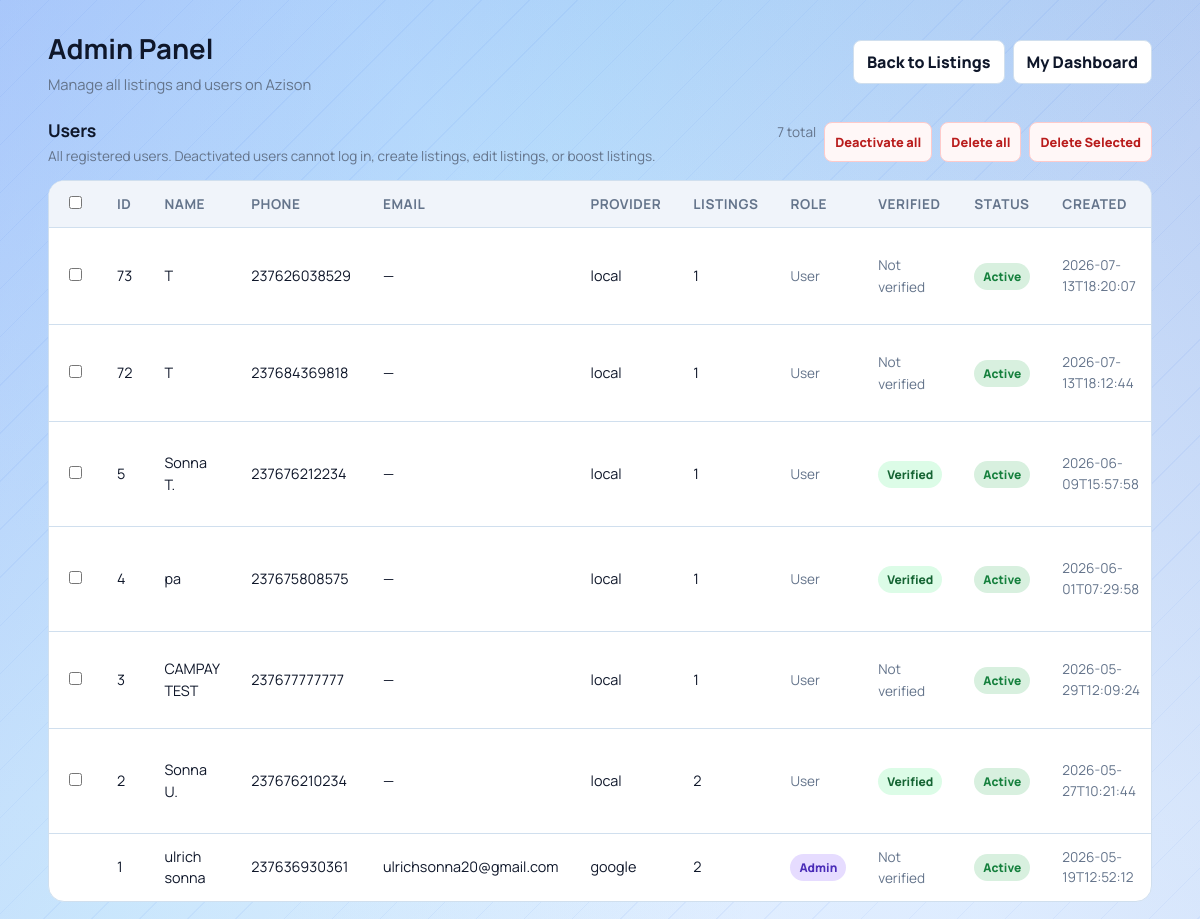
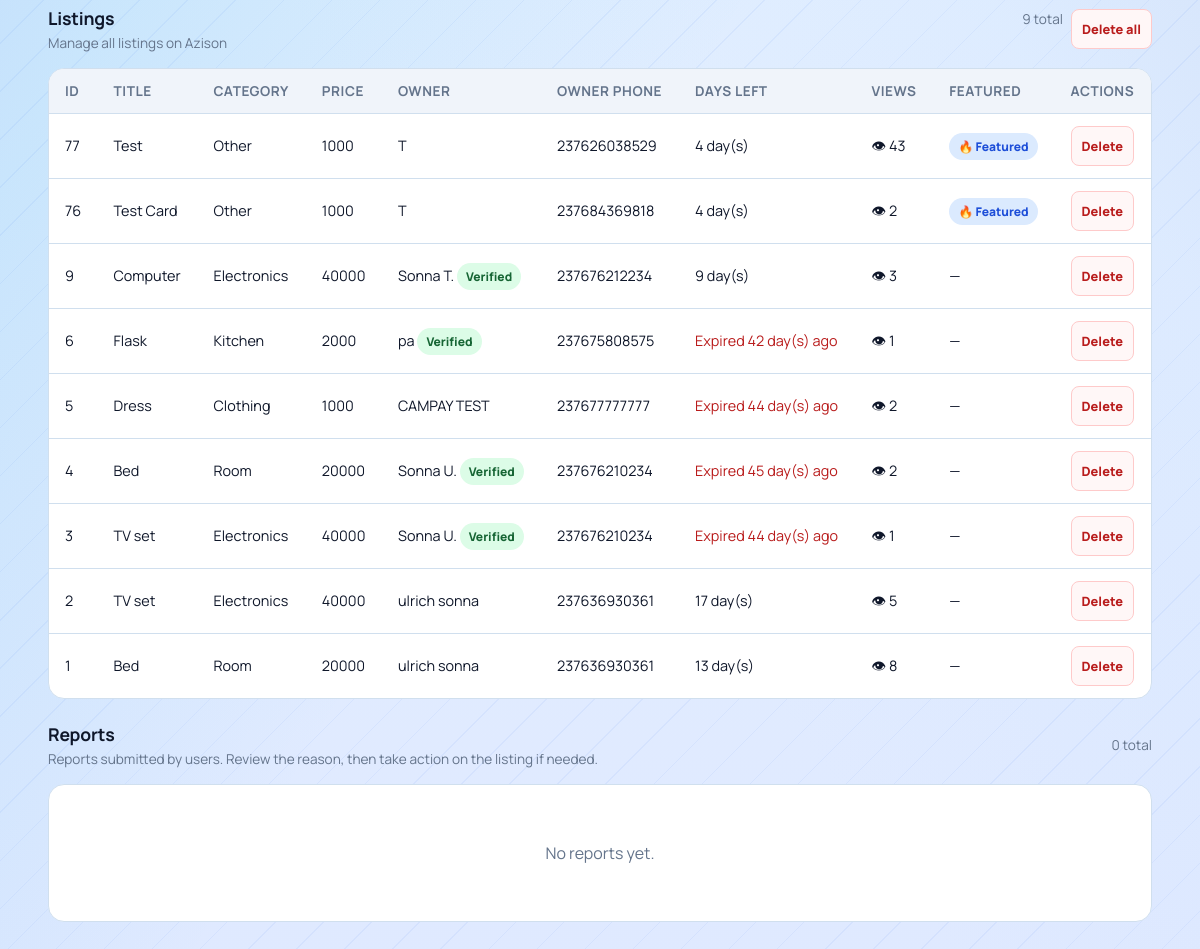
The page /admin (signed in) on the database its author committed (2 pictures, top to bottom).
### tables this page shows
CREATE TABLE users(
            id INTEGER PRIMARY KEY AUTOINCREMENT,
            full_name TEXT NOT NULL,
            phone TEXT NOT NULL UNIQUE,
            password_hash TEXT NOT NULL,
            email TEXT,
            google_sub TEXT,
            auth_provider TEXT NOT NULL DEFAULT 'local',
            created_at TEXT NOT NULL
        , is_admin INTEGER DEFAULT 0, is_active INTEGER DEFAULT 1, is_verified INTEGER DEFAULT 0);

CREATE TABLE listings(
            id INTEGER PRIMARY KEY AUTOINCREMENT,
            title TEXT,
            price TEXT,
            category TEXT,
            phone TEXT,
            owner_phone TEXT,
            leave_date TEXT,
            description TEXT,
            image TEXT,
            is_featured INTEGER DEFAULT 0
        , view_count INTEGER DEFAULT 0);

### app.py (the view, shortened to what this page needs)
@app.route("/admin")
@admin_required
def admin_panel():
    conn = get_db()
    cursor = conn.cursor()
    ensure_user_verified_column(cursor)
    conn.commit()
    cursor.execute(
        """
        SELECT l.*, u.full_name as owner_name, u.is_verified as owner_is_verified
        FROM listings l
        LEFT JOIN users u ON u.phone = l.owner_phone
        ORDER BY l.id DESC
        """
    )
    rows = cursor.fetchall()
    cursor.execute(
        """
        SELECT u.id, u.full_name, u.phone, u.email, u.auth_provider, u.is_admin, u.is_active, u.is_verified, u.created_at,
               (SELECT COUNT(*) FROM listings l WHERE l.owner_phone = u.phone) AS listing_count
        FROM users u
        ORDER BY u.is_active ASC, u.id DESC
        """
    )
    user_rows = cursor.fetchall()
    cursor.execute(
        """
        SELECT r.id, r.listing_id, r.reporter_user_id, r.reason, r.comment, r.created_at,
               l.title AS listing_title, l.category AS listing_category,
               u.full_name AS reporter_name, u.phone AS reporter_phone, u.email AS reporter_email
        FROM reports r
        LEFT JOIN listings l ON l.id = r.listing_id
        LEFT JOIN users u ON u.id = r.reporter_user_id
        ORDER BY r.id DESC
        """
    )
    report_rows = cursor.fetchall()
    conn.close()
    today = current_date()
    listings = []
    for row in rows:
        leave_date = datetime.strptime(row["leave_date"], "%Y-%m-%d").date()
        days_left = (leave_date - today).days
        is_expired = days_left < 0
        is_soon = 0 <= days_left <= 3
        listings.append(
            {
                "id": row["id"],
                "title": row["title"],
                "price": row["price"],
                "category": row["category"],
                "phone": row["phone"],
                "owner_phone": row["owner_phone"] or "",
                "owner_name": row["owner_name"] or "Unknown",
                "owner_is_verified": bool(row_value(row, "owner_is_verified", 0) == 1),
                "leave_date": row["leave_date"],
                "description": row["description"] or "",
                "image": row["image"],
                "is_featured": row["is_featured"],
                "view_count": row["view_count"],
                "days_left": days_left,
                "is_expired": is_expired,
                "is_soon": is_soon,
            }
        )
    users = []
    for user_row in user_rows:
        users.append(
            {
                "id": user_row["id"],
                "full_name": user_row["full_name"] or "",
                "phone": user_row["phone"] or "",
                "email": user_row["email"] or "",
                "auth_provider": user_row["auth_provider"] or "local",
                "is_admin": bool(user_row["is_admin"] == 1),
                "is_active": bool(user_row["is_active"] == 1),
                "is_verified": bool(row_value(user_row, "is_verified", 0) == 1),
                "created_at": user_row["created_at"] or "",
                "listing_count": user_row["listing_count"] or 0,
            }
        )
    reports = []
    return render_template("admin.html", listings=listings, users=users, reports=reports)

### templates/admin.html (shortened to what this page needs)
<!DOCTYPE html>
<html lang="en">
<head>
    <link rel="stylesheet" href="{{ url_for('static', filename='css/marketplace.css') }}">
</head>
<body>
    <main class="page">
        <section class="topbar">
            <div class="title-wrap">
                <h1>Admin Panel</h1>
                <p>Manage all listings and users on Azison</p>
            </div>
            <div class="actions">
                <a class="btn" href="{{ url_for('home') }}">Back to Listings</a>
                <a class="btn" href="{{ url_for('dashboard') }}">My Dashboard</a>
            </div>
        </section>
        <section class="section-heading">
            <div>
                <h2>Users</h2>
                <p>All registered users. Deactivated users cannot log in, create listings, edit listings, or boost listings.</p>
            </div>
            <div class="actions" style="gap: 8px;">
                <span class="muted-text">{% if users %}{{ users|length }} total{% else %}0 total{% endif %}</span>
                {% if users %}
                    <form method="POST" action="{{ url_for('admin_deactivate_all_users') }}" onsubmit="return confirm('Deactivate ALL non-admin users? You can re-activate them later from this page.');" style="display:inline; margin: 0;">
                        <button class="danger-btn" type="submit">Deactivate all</button>
                    </form>
                    <button type="button" class="danger-btn" onclick="confirmDeleteAllUsers();">Delete all</button>
                    <button type="button" class="danger-btn" id="bulk-delete-users-btn" onclick="confirmBulkDeleteUsers();" disabled>Delete Selected</button>
                {% endif %}
            </div>
        </section>
        <section class="table-container">
            {% if users %}
                <table>
                    <thead>
                        <tr>
                            <th><input type="checkbox" id="select-all-users" onchange="toggleAllUserCheckboxes(this);"></th>
                            <th>ID</th>
                            <th>Name</th>
                            <th>Phone</th>
                            <th>Email</th>
                            <th>Provider</th>
                            <th>Listings</th>
                            <th>Role</th>
                            <th>Verified</th>
                            <th>Status</th>
                            <th>Created</th>
                        </tr>
                    </thead>
                    <tbody>
                        {% for u in users %}
                        <tr>
                            <td>
                                {% if not u['is_admin'] and not (current_user and current_user.get('id') == u['id']) %}
                                    <input form="bulk-delete-users-form" type="checkbox" name="user_ids" value="{{ u['id'] }}" class="user-checkbox" onchange="updateBulkDeleteButton();">
                                {% endif %}
                            </td>
                            <td>{{ u['id'] }}</td>
                            <td>{{ u['full_name'] }}</td>
                            <td>{{ u['phone'] }}</td>
                            <td>{{ u['email'] or '—' }}</td>
                            <td>{{ u['auth_provider'] }}</td>
                            <td>{{ u['listing_count'] }}</td>
                            <td>
                                {% if u['is_admin'] %}
                                    <span class="badge admin">Admin</span>
                                {% else %}
                                    <span class="muted-text">User</span>
                                {% endif %}
                            </td>
                            <td>
                                {% if u['is_verified'] %}
                                    <span class="badge verified">Verified</span>
                                {% else %}
                                    <span class="muted-text">Not verified</span>
                                {% endif %}
                            </td>
                            <td>
                                {% if u['is_active'] %}
                                    <span class="badge active">Active</span>
                                {% else %}
                                    <span class="badge deactivated">Deactivated</span>
                                {% endif %}
                            </td>
                            <td class="muted-text">{{ u['created_at'] }}</td>
                        </tr>
                        {% endfor %}
                    </tbody>
                </table>
            {% else %}
                <div class="empty">
                    <p>No users found.</p>
                </div>
            {% endif %}
        </section>
        <section class="section-heading">
            <div>
                <h2>Listings</h2>
                <p>Manage all listings on Azison</p>
            </div>
            <div class="actions" style="gap: 8px;">
                <span class="muted-text">{% if listings %}{{ listings|length }} total{% else %}0 total{% endif %}</span>
                {% if listings %}
                    <button type="button" class="danger-btn" onclick="confirmDeleteAllListings();">Delete all</button>
                {% endif %}
            </div>
        </section>
        <section class="table-container">
            {% if listings %}
                <table>
                    <thead>
                        <tr>
                            <th>ID</th>
                            <th>Title</th>
                            <th>Category</th>
                            <th>Price</th>
                            <th>Owner</th>
                            <th>Owner Phone</th>
                            <th>Days Left</th>
                            <th>Views</th>
                            <th>Featured</th>
                            <th>Actions</th>
                        </tr>
                    </thead>
                    <tbody>
                        {% for item in listings %}
                        <tr>
                            <td>{{ item['id'] }}</td>
                            <td>{{ item['title'] }}</td>
                            <td>{{ item['category'] }}</td>
                            <td>{{ item['price'] }}</td>
                            <td>
                                {{ item['owner_name'] }}
                                {% if item['owner_is_verified'] %}
                                    <span class="badge verified">Verified</span>
                                {% endif %}
                            </td>
                            <td>{{ item['owner_phone'] }}</td>
                            <td>
                                {% if item['is_expired'] %}
                                    <span style="color: var(--danger);">Expired {{ item['days_left'] * -1 }} day(s) ago</span>
                                {% elif item['is_soon'] %}
                                    <span class="deadline soon">⚡ {{ item['days_left'] }} day(s)</span>
                                {% else %}
                                    {{ item['days_left'] }} day(s)
                                {% endif %}
                            </td>
                            <td>👁 {{ item['view_count'] or 0 }}</td>
                            <td>
                                {% if item['is_featured'] == 1 %}
                                    <span class="badge featured">🔥 Featured</span>
                                {% else %}
                                    —
                                {% endif %}
                            </td>
                            <td>
                                <form method="POST" action="{{ url_for('admin_delete_listing', id=item['id']) }}" onsubmit="return confirm('Are you sure you want to delete this listing?');">
                                    <button class="danger-btn" type="submit">Delete</button>
                                </form>
                            </td>
                        </tr>
                        {% endfor %}
                    </tbody>
                </table>
            {% else %}
                <div class="empty">
                    <p>No listings found.</p>
                </div>
            {% endif %}
        </section>
        <section class="section-heading">
            <div>
                <h2>Reports</h2>
                <p>Reports submitted by users. Review the reason, then take action on the listing if needed.</p>
            </div>
            <div class="actions" style="gap: 8px;">
                <span class="muted-text">{% if reports %}{{ reports|length }} total{% else %}0 total{% endif %}</span>
            </div>
        </section>
        <section class="table-container">
            {% if reports %}
                <table>
                    <thead>
                        <tr>
                            <th>ID</th>
                            <th>Listing</th>
                            <th>Category</th>
                            <th>Reason</th>
                            <th>Comment</th>
                            <th>Reporter</th>
                            <th>Reporter Phone</th>
                            <th>Reporter Email</th>
                            <th>Submitted</th>
                            <th>Actions</th>
                        </tr>
                    </thead>
                    <tbody>
                        {% for r in reports %}
                        <tr>
                            <td>{{ r['id'] }}</td>
                            <td>
                                {% if r['listing_exists'] %}
                                    <a href="{{ url_for('listing_detail', id=r['listing_id']) }}" target="_blank" rel="noopener">{{ r['listing_title'] or ('Listing #' + r['listing_id']|string) }}</a>
                                {% else %}
                                    <span class="muted-text">Listing #{{ r['listing_id'] }} (deleted)</span>
                                {% endif %}
                            </td>
                            <td>{{ r['listing_category'] or '—' }}</td>
                            <td><span class="badge expired">{{ r['reason'] }}</span></td>
                            <td>
                                {% if r['comment'] %}
                                    <span title="{{ r['comment'] }}">{{ r['comment'][:80] }}{% if r['comment']|length > 80 %}…{% endif %}</span>
                                {% else %}
                                    <span class="muted-text">—</span>
                                {% endif %}
                            </td>
                            <td>{{ r['reporter_name'] }}</td>
                            <td>{{ r['reporter_phone'] or '—' }}</td>
                            <td>{{ r['reporter_email'] or '—' }}</td>
                            <td class="muted-text">{{ r['created_at'] }}</td>
                            <td>
                                <div style="display:flex; flex-direction:column; gap: 6px; align-items: flex-start;">
                                    <form method="POST" action="{{ url_for('admin_dismiss_report', report_id=r['id']) }}" onsubmit="return confirm('Dismiss this report? The listing will be kept.');" style="margin:0;">
                                        <button class="success-btn" type="submit">Dismiss</button>
                                    </form>
                                    {% if r['listing_exists'] %}
                                        <form method="POST" action="{{ url_for('admin_delete_listing', id=r['listing_id']) }}" onsubmit="return confirm('Delete this listing? This will also remove the report.');" style="margin:0;">
                                            <button class="danger-btn" type="submit">Delete listing</button>
                                        </form>
                                    {% else %}
                                        <span class="muted-text">No listing</span>
                                    {% endif %}
                                </div>
                            </td>
                        </tr>
                        {% endfor %}
                    </tbody>
                </table>
            {% else %}
                <div class="empty">
                    <p>No reports yet.</p>
                </div>
            {% endif %}
        </section>
    </main>
</body>
</html>

### rows shown on the page
users: id "73", full_name "T", phone "237626038529", u "—", auth_provider "local", listing_count "1", is_admin "User", is_verified "Not verified", shows "Active", created_at "2026-07-13T18:20:07"
users: id "72", full_name "T", phone "237684369818", u "—", auth_provider "local", listing_count "1", is_admin "User", is_verified "Not verified", shows "Active", created_at "2026-07-13T18:12:44"
users: id "5", full_name "Sonna T.", phone "237676212234", u "—", auth_provider "local", listing_count "1", is_admin "User", is_verified "Verified", is_active "Active", created_at "2026-06-09T15:57:58"
users: id "4", full_name "pa", phone "237675808575", u "—", auth_provider "local", listing_count "1", is_admin "User", is_verified "Verified", is_active "Active", created_at "2026-06-01T07:29:58"
users: id "3", full_name "CAMPAY TEST", phone "237677777777", u "—", auth_provider "local", listing_count "1", is_admin "User", is_verified "Not verified", shows "Active", created_at "2026-05-29T12:09:24"
users: id "2", full_name "Sonna U.", phone "237676210234", u "—", auth_provider "local", listing_count "2", is_admin "User", is_verified "Verified", is_active "Active", created_at "2026-05-27T10:21:44"
users: id "1", full_name "ulrich sonna", phone "237636930361", email "ulrichsonna20@gmail.com", auth_provider "google", listing_count "2", is_admin "Admin", is_verified "Not verified", is_active "Active", created_at "2026-05-19T12:52:12"
listings: id "77", title "Test", category "Other", price "1000", owner_name "T", owner_phone "237626038529", days_left "4", view_count "43", is_featured "🔥 Featured"
listings: id "76", title "Test Card", category "Other", price "1000", owner_name "T", owner_phone "237684369818", days_left "4", view_count "2", is_featured "🔥 Featured"
listings: id "9", title "Computer", category "Electronics", price "40000", owner_name "Sonna T.", shows "Verified", owner_phone "237676212234", days_left "9", view_count "3"
listings: id "6", title "Flask", category "Kitchen", price "2000", owner_name "pa", shows "Verified", owner_phone "237675808575", item "42", view_count "1"
listings: id "5", title "Dress", category "Clothing", price "1000", owner_name "CAMPAY TEST", owner_phone "237677777777", item "44", view_count "2"
listings: id "4", title "Bed", category "Room", price "20000", owner_name "Sonna U.", shows "Verified", owner_phone "237676210234", item "45", view_count "2"
listings: id "3", title "TV set", category "Electronics", price "40000", owner_name "Sonna U.", shows "Verified", owner_phone "237676210234", item "44", view_count "1"
listings: id "2", title "TV set", category "Electronics", price "40000", owner_name "ulrich sonna", owner_phone "237636930361", days_left "17", view_count "5"
listings: id "1", title "Bed", category "Room", price "20000", owner_name "ulrich sonna", owner_phone "237636930361", days_left "13", view_count "8"

### other values the page prints
{{ users|length }} "7"
{{ listings|length }} "9"
